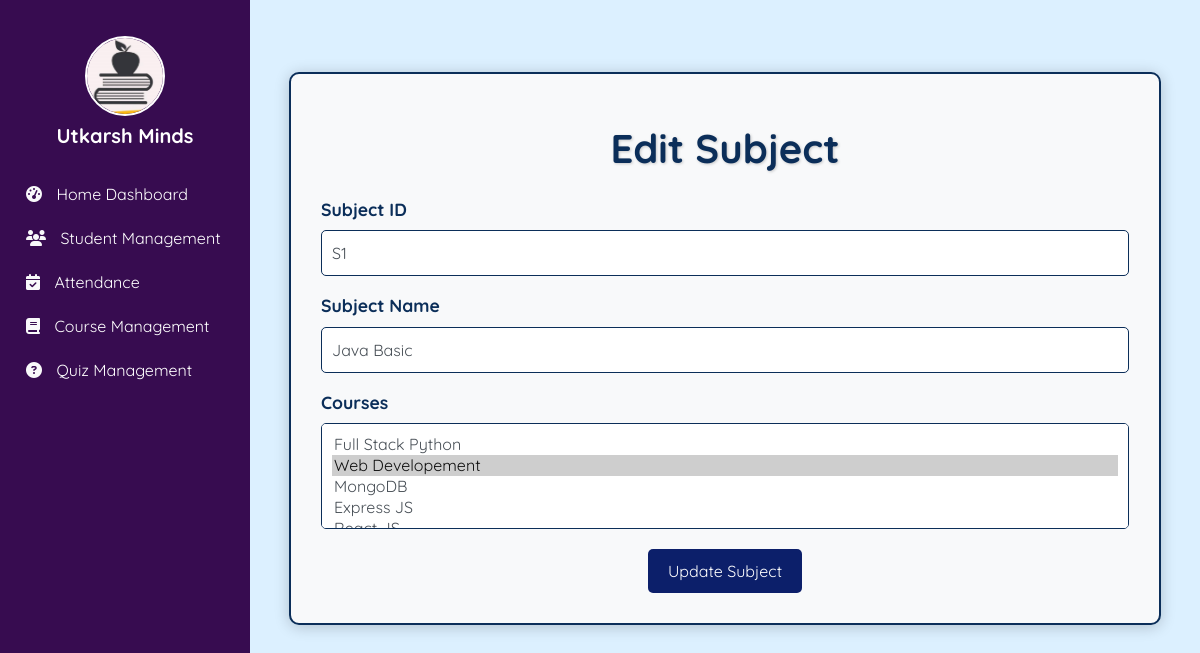
The page /coursemgt/subject_update/S1 on the database its author committed.
### coursemgt/models.py (models this page shows, shortened)
class Subject(models.Model):
    sb_id = models.TextField(primary_key=True)
    sbname = models.CharField(max_length=255)
    courses = models.ManyToManyField(Course, related_name='subjects')

class Course(models.Model):
    c_id = models.TextField(primary_key=True)
    cname = models.CharField(max_length=255)
    cduration = models.IntegerField()

### coursemgt/views.py (the view)
# urls.py: path("subject_update/<str:sb_id>", views.subject_update),
def subject_update(request, sb_id):
    s=Subject.objects.get(pk=sb_id)
    courses = Course.objects.all()
    return render(request, "coursemgt/subject_update.html",{'s':s, 'courses': courses})

### coursemgt/templates/coursemgt/subject_update.html (shortened to what this page needs)
{% extends "base.html" %}
{% block body %}
<div class="container mt-5">
    <div class="card">
        <h1 class="text-center mb-4">Edit Subject</h1>
        <form action="/coursemgt/subject_do_update/{{ s.sb_id }}" method="POST" class="form">
            <div class="form-group">
                <label for="sb_id" class="form-label">Subject ID</label>
                <input type="text" name="sb_id" id="sb_id" value="{{ s.sb_id }}" class="form-control" required
                       placeholder="Enter Subject ID" data-toggle="tooltip" title="Enter a unique Subject ID">
            </div>
            <div class="form-group">
                <label for="sbname" class="form-label">Subject Name</label>
                <input type="text" name="sbname" id="sbname" value="{{ s.sbname }}" class="form-control" required
                       placeholder="Enter Subject Name" data-toggle="tooltip" title="Enter the name of the Subject">
            </div>
            <div class="form-group mb-3">
                <label for="courses" class="form-label">Courses</label>
                <select name="courses" id="courses" class="form-control" multiple required>
                    {% for course in courses %}
                    <option value="{{ course.c_id }}" {% if course in s.courses.all %} selected {% endif %}>
                        {{ course.cname }}
                    </option>
                    {% endfor %}
                </select>
            </div>
            <div class="text-center">
                <button type="submit" class="btn btn-custom">Update Subject</button>
            </div>
        </form>
    </div>
</div>
{% endblock body %}

### static/css/base_style.css (style rules this page uses)
body { margin: 0; padding: 0; font-family: "Quicksand", sans-serif; font-optical-sizing: auto; font-style: normal; }

### coursemgt/templates/coursemgt/subject_update.html (style rules this page uses)
.card { border: 2px solid #0b2e59; border-radius: 10px; box-shadow: 0 2px 15px rgba(0, 0, 0, 0.2); padding: 30px; background-color: #f8f9fa; margin-bottom: 20px; }
h1 { font-size: 2.5rem; font-weight: bold; color: #0b2e59; text-shadow: 1px 1px 3px rgba(0, 0, 0, 0.2); }
.form-label { font-weight: bold; font-size: 1.1rem; color: #0b2e59; }
.form-control { border-radius: 5px; border: 1px solid #0b2e59; padding: 10px; transition: border-color 0.3s, box-shadow 0.3s; background-color: #ffffff; width: 100%; }
.btn-custom { background-color: #0c1f6a; color: white; border: none; border-radius: 5px; padding: 10px 20px; font-size: 1rem; transition: background-color 0.3s, transform 0.2s; }
.text-center { text-align: center; margin-top: 20px; }

### templates/base.html (style rules this page uses)
body { background: rgb(220,240,255); background: linear-gradient(0deg, rgba(220,240,255,1) 0%); }
.d-flex { display: flex; }
.min-vh-100 { min-height: 100vh; }

### rows shown on the page
Subject: sb_id "S1", sbname "Java Basic", courses "Full Stack Python / Web Developement ☑ / MongoDB / Express JS"
